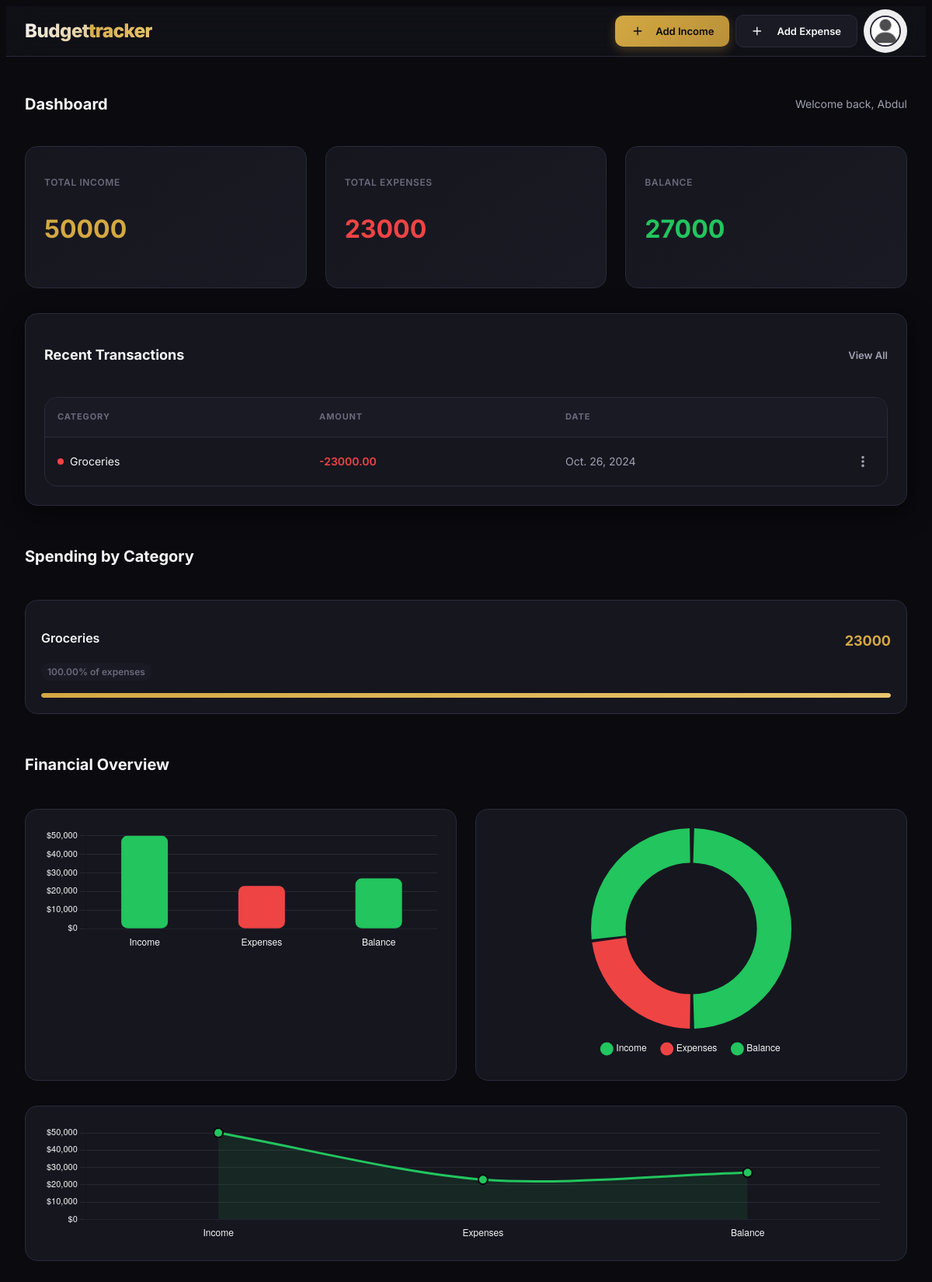
The app's page / (signed in), older data.
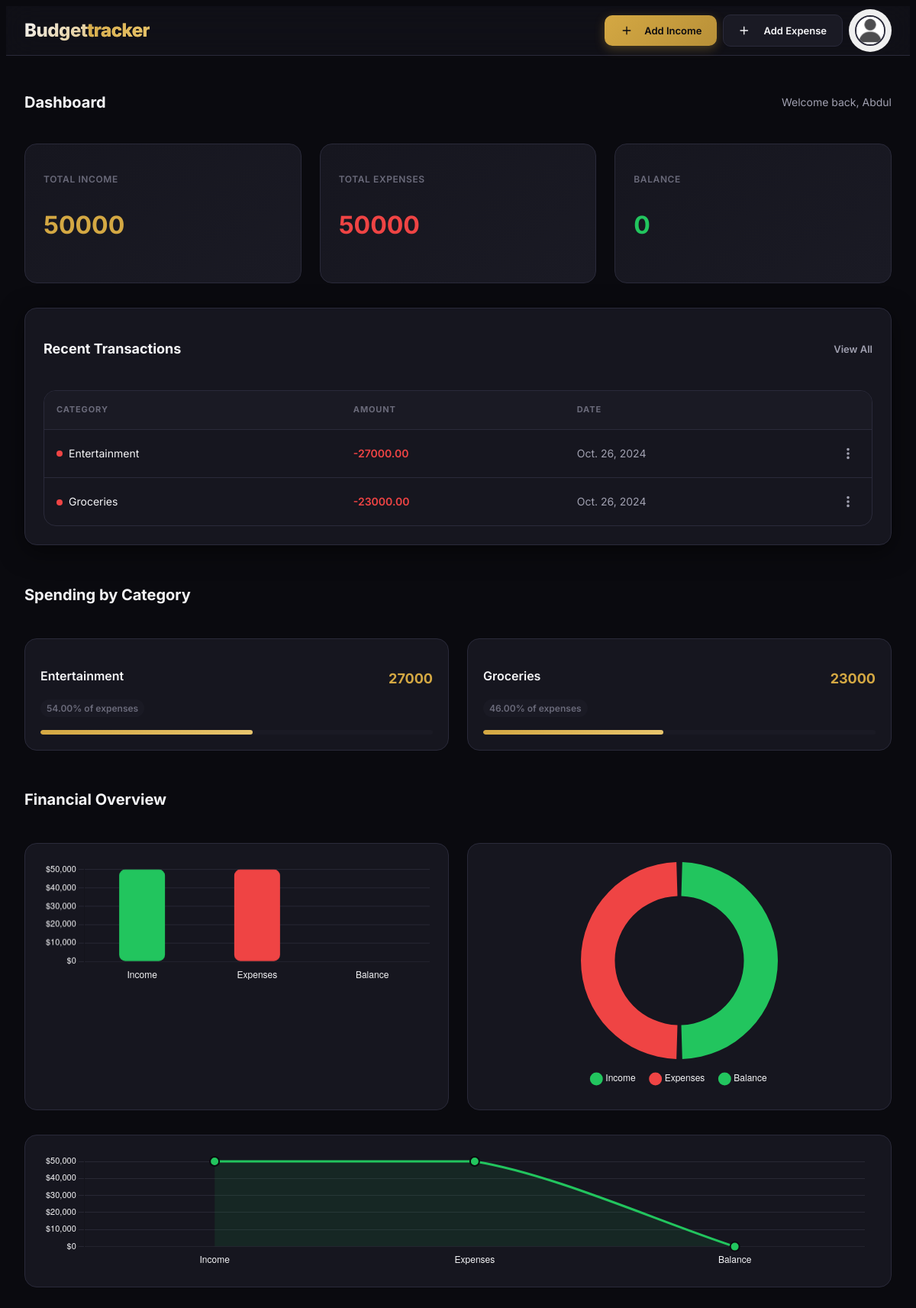
The same page, newer data.
### manage_budget/models.py (models this page shows)
class Manage_Budget(models.Model):
    user = models.ForeignKey(User, on_delete=models.CASCADE)
    TRANSACTIONS_TYPE = [("income", "Income"), ("expense", "Expense")]
    transaction = models.CharField(choices=TRANSACTIONS_TYPE, max_length=20, default='income')
    amount = models.DecimalField(decimal_places=2, default=0.00, max_digits=10)
    category = models.CharField(max_length=50, default='')
    date = models.DateField(default= timezone.now)
    created_at = models.DateTimeField(auto_now_add=True,)
    @classmethod
    def claculate_balance(cls, user):
        total_income = (
            Manage_Budget.objects.filter(  ## pylint: disable=no-member
                user=user, transaction="income"
            ).aggregate(Sum("amount"))["amount__sum"]
            or 0
        )
        total_expense = (
            Manage_Budget.objects.filter(  ## pylint: disable=no-member
                user=user, transaction="expense"
            ).aggregate(Sum("amount"))["amount__sum"]
            or 0
        )
        total_balance = total_income - total_expense
        expense_by_category = (
            Manage_Budget.objects.filter(  ## pylint: disable=no-member
                user=user, transaction="expense"
            )
            .values("category")
            .annotate(total=Sum("amount"))
        )
        return {
            "total_income": total_income,
            "total_expense": total_expense,
            "total_balance": total_balance,
            "expense_by_category": expense_by_category,
        }

### personal_finance_tracker/views.py (the view)
# urls.py: path("", views.index, name="index"),
@login_required(login_url="/login/")
def index(request):
    user = request.user
    total_budget = Manage_Budget.claculate_balance(user=user)
    show_expenses = Manage_Budget.objects.filter(  ## pylint: disable=no-member
        user=request.user, transaction="expense"
    ).order_by("-created_at")
    total_income = total_budget["total_income"]
    total_expense = total_budget["total_expense"]
    total_balance = total_budget["total_balance"]
    expenses_by_category = total_budget["expense_by_category"]
    expenses_with_percentage = []
    for expense in expenses_by_category:
        if total_expense > 0:
            percentage = (expense["total"] / total_expense) * 100
        else:
            percentage = 0
        expenses_with_percentage.append(
            {
                "category": expense["category"],
                "total": expense["total"],
                "percentage": round(min(percentage, 100), 2),
            }
        )
    chart_data = {
        "income": str(total_income),
        "expense": str(total_expense),
        "balance": str(total_balance),
    }
    print("expenses_with_percentage", expenses_with_percentage)
    context = {
        "total_budget": total_budget,
        "expenses": show_expenses,
        "expense_by_category": expenses_with_percentage,
        "chart_data": json.dumps(chart_data),
    }
    return render(request, "index.html", context)

### templates/index.html (shortened to what this page needs)
<!DOCTYPE html>
<html lang="en">
<head>
    <link rel="stylesheet" href="/static/style.css" />
</head>
<body>
    <header class="navbar">
        <div class="page-container" style="display: flex; justify-content: space-between; align-items: center; height: 64px;">
            <a href="/" class="navbar-brand" aria-label="Budget Tracker Home">
                Budget<span>tracker</span>
            </a>
            <nav class="flex items-center gap-2" style="display: flex; align-items: center; gap: 0.5rem;" aria-label="Main navigation">
                <a href="{% url 'add_income' %}" class="btn btn-primary" style="padding: 0.625rem 1.25rem; font-size: 0.8125rem;">
                    <svg width="18" height="18" viewBox="0 0 20 20" fill="currentColor" aria-hidden="true" style="margin-right: 0.375rem;">
                        <path d="M10.75 4.75a.75.75 0 00-1.5 0v4.5h-4.5a.75.75 0 000 1.5h4.5v4.5a.75.75 0 001.5 0v-4.5h4.5a.75.75 0 000-1.5h-4.5v-4.5z" />
                    </svg>
                    Add Income
                </a>
                <a href="{% url 'add_expense' %}" class="btn btn-secondary" style="padding: 0.625rem 1.25rem; font-size: 0.8125rem;">
                    <svg width="18" height="18" viewBox="0 0 20 20" fill="currentColor" aria-hidden="true" style="margin-right: 0.375rem;">
                        <path d="M6.75 4.75a.75.75 0 011.5 0v4.5h4.5a.75.75 0 010 1.5h-4.5v4.5a.75.75 0 01-1.5 0v-4.5h-4.5a.75.75 0 010-1.5h4.5v-4.5z" />
                    </svg>
                    Add Expense
                </a>
                <div class="dropdown">
                    <button class="dropdown-toggle" aria-expanded="false" aria-haspopup="true" aria-label="User menu">
                        <img
                            src="/static/images/profile.png"
                            alt=""
                            class="avatar"
                            aria-hidden="true"
                        >
                    </button>
                </div>
            </nav>
        </div>
    </header>
    <main class="page-container" style="padding-top: 2rem; padding-bottom: 3rem;">
        <div class="section-header">
            <h1 class="section-title">Dashboard</h1>
            <p class="section-subtitle">Welcome back, {{ user.first_name|default:user.username }}</p>
        </div>
        <div class="grid-3" style="margin-bottom: 2rem;">
            <div class="stat-card income">
                <p class="stat-label">Total Income</p>
                <p class="stat-value gold">{{ total_budget.total_income }}</p>
            </div>
            <div class="stat-card expense">
                <p class="stat-label">Total Expenses</p>
                <p class="stat-value negative">{{ total_budget.total_expense }}</p>
            </div>
            <div class="stat-card {% if total_budget.total_balance >= 0 %}balance-positive{% else %}balance-negative{% endif %}">
                <p class="stat-label">Balance</p>
                <p class="stat-value {% if total_budget.total_balance >= 0 %}positive{% else %}negative{% endif %}">{{ total_budget.total_balance }}</p>
            </div>
        </div>
        <div class="card-elevated" style="padding: 1.5rem; margin-bottom: 2rem;">
            <div class="section-header" style="margin-bottom: 1.5rem;">
                <h2 class="section-title" style="font-size: 1.125rem;">Recent Transactions</h2>
                <a href="#" class="btn btn-ghost" style="font-size: 0.8125rem; padding: 0.375rem 0;">View All</a>
            </div>
            <div class="table-container">
                {% if expenses %}
                <table class="data-table" role="table">
                    <thead>
                        <tr>
                            <th scope="col">Category</th>
                            <th scope="col">Amount</th>
                            <th scope="col">Date</th>
                            <th scope="col" style="width: 48px;"></th>
                        </tr>
                    </thead>
                    <tbody>
                        {% for expense in expenses %}
                        <tr>
                            <td>
                                <span style="display: inline-flex; align-items: center; gap: 0.5rem;">
                                    <span style="width: 8px; height: 8px; border-radius: 50%; background: var(--accent-red);"></span>
                                    {{ expense.category }}
                                </span>
                            </td>
                            <td class="amount-negative">-{{ expense.amount }}</td>
                            <td style="color: var(--text-secondary);">{{ expense.date }}</td>
                            <td>
                                <button class="btn btn-ghost" style="padding: 0.375rem;" aria-label="More options for {{ expense.category }}">
                                    <svg width="18" height="18" viewBox="0 0 20 20" fill="currentColor" aria-hidden="true">
                                        <path d="M10 6a2 2 0 110-4 2 2 0 010 4zM10 12a2 2 0 110-4 2 2 0 010 4zM10 18a2 2 0 110-4 2 2 0 010 4z" />
                                    </svg>
                                </button>
                            </td>
                        </tr>
                        {% endfor %}
                    </tbody>
                </table>
                {% endif %}
            </div>
        </div>
        {% if expense_by_category %}
        <div class="section-header" style="margin-bottom: 1.5rem;">
            <h2 class="section-title">Spending by Category</h2>
        </div>
        <div class="grid-auto" style="margin-bottom: 2rem;">
            {% for expense in expense_by_category %}
            <div class="category-card">
                <div class="category-header">
                    <div>
                        <h3 class="category-name">{{ expense.category }}</h3>
                        <span class="category-percentage">{{ expense.percentage }}% of expenses</span>
                    </div>
                    <p class="category-amount">{{ expense.total }}</p>
                </div>
                <div class="progress-bar">
                    <div class="progress-fill" style="width: {{ expense.percentage }}%;"></div>
                </div>
            </div>
            {% endfor %}
        </div>
        {% endif %}
        <div class="section-header" style="margin-bottom: 1.5rem;">
            <h2 class="section-title">Financial Overview</h2>
        </div>
        <div class="grid-2" style="margin-bottom: 2rem;">
            <div class="chart-container">
                <canvas id="barChart" aria-label="Bar chart showing income, expenses, and balance"></canvas>
            </div>
            <div class="chart-container">
                <canvas id="pieChart" aria-label="Pie chart showing financial distribution"></canvas>
            </div>
        </div>
        <div class="chart-container">
            <canvas id="lineChart" aria-label="Line chart showing financial trends"></canvas>
        </div>
    </main>
</body>
</html>

Row changes from the older to the newer data that the page shows:
added Manage_Budget: category "Entertainment", amount "27000.00", date "Oct. 26, 2024", percentage "54.00", total "27000"
computed for Manage_Budget "Groceries": percentage "100.00" → "46.00"; {{ expense.percentage }} 100.00 → 46.00 (drawn)
Text that changed along with them:
{{ total_budget.total_expense }}: "23000" → "50000"
{{ total_budget.total_balance }}: "27000" → "0"
chart data {{ chart_data|safe }}: {"income": "50000", "expense": "23000", "balance": "27000"} → {"income": "50000", "expense": "50000", "balance": "0"}
